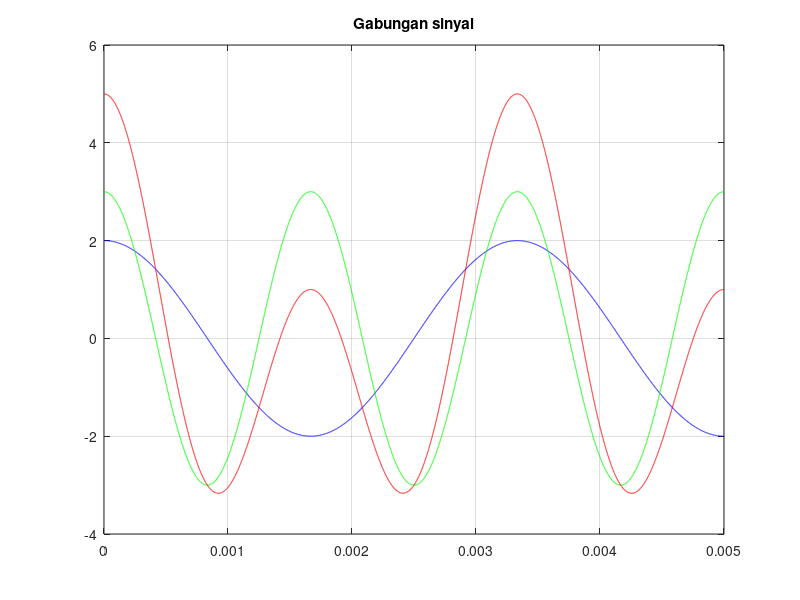
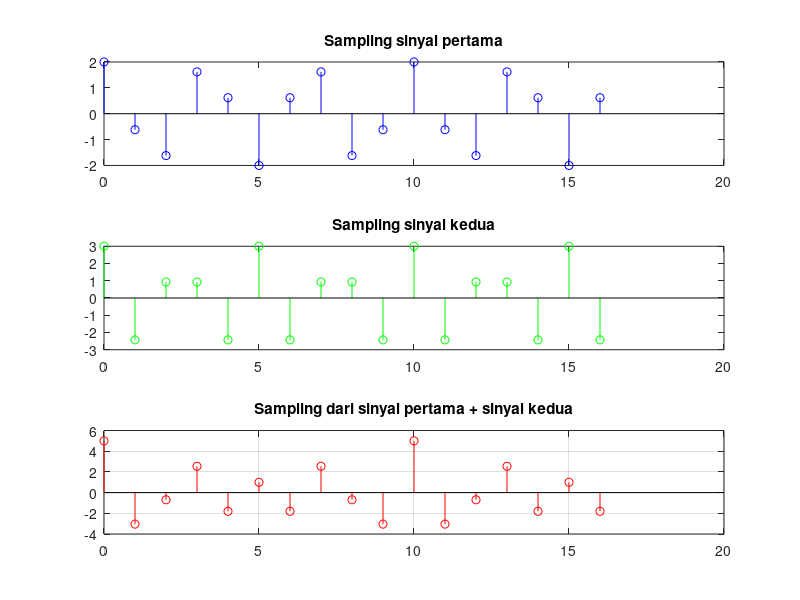
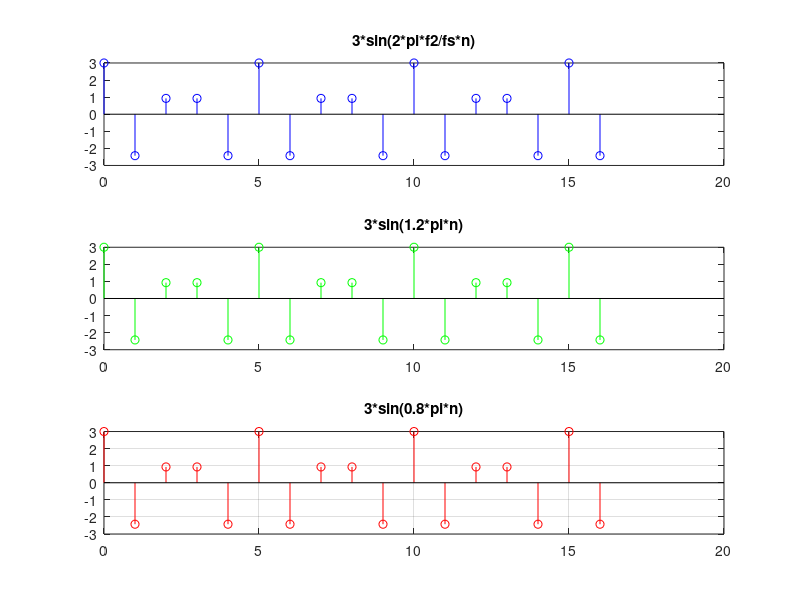
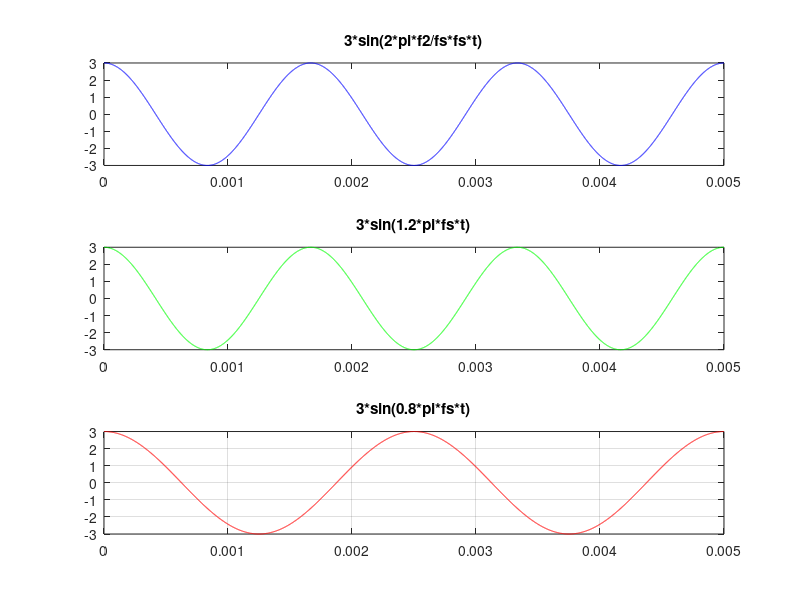

These figures' MATLAB source, in order:
clc, clearvars, close all

% Deklarasi parameter sinyal kontiniyu
f1 = 300;
f2 = 600;
T = 1/f2;

% sampling
fs = 1000; %contoh aliasing karena tidak memnuhi teorema nyquist

% waktu plot
c = 3; % rubah nilai c untuk melihat banyaknya gelombang pada sinyal kedua
a = 10; % rubah nilai a untuk melihat jumlah gelombang yang disampling
t = linspace(0,c*T,10000); % untuk sinyal kontinyu
n = 0:a*fs/f2;

% persamaan sinyal kontiniyu
yt1 = 2*cos(2*pi*f1*t);
yt2 = 3*cos(2*pi*f2*t);
y1 = yt1 + yt2;

% persamaan sinyal sampling
yn1 = 2*cos(2*pi*f1/fs*n);
yn2 = 3*cos(2*pi*f2/fs*n);
y2 = yn1 + yn2;

% Uji persamaan sinyal sampling kedua dengan persamaan yang berbeda
yn21 = 3*cos(1.2*pi*n);
yn22 = 3*cos(0.8*pi*n);

% Uji rekontruksi
yr2 = 3*cos(2*pi*f2/fs*fs*t);
yr21 = 3*cos(1.2*pi*fs*t);
yr22 = 3*cos(0.8*pi*fs*t);

% Gambar sinyal kontiniyu
% biru sinyal pertama, hijau sinyal kedua, merah sinyal gabungan satu dan
% dua
figure(1)
plot(t,yt1,"b")
hold on
plot(t,yt2,"g")
hold on
plot(t,y1,"r")
title("Gabungan sinyal")
grid on

% Gambar sinyal sampling
figure(2)
subplot(3,1,1)
stem(n,yn1,"b")
title("Sampling sinyal pertama")
subplot(3,1,2)
stem(n,yn2,"g")
title("Sampling sinyal kedua")
subplot(3,1,3)
stem(n,y2,"r")
title("Sampling dari sinyal pertama + sinyal kedua")
grid on

% gambar sinyal sampling yn2, yn21 dan yn22
figure(3)
subplot(3,1,1)
stem(n,yn2,"b")
title("3*sin(2*pi*f2/fs*n)")
subplot(3,1,2)
stem(n,yn21,"g")
title("3*sin(1.2*pi*n)")
subplot(3,1,3)
stem(n,yn22,"r")
title("3*sin(0.8*pi*n)")
grid on

% Gambar sinyal rekontruksi
figure(4)
subplot(3,1,1)
plot(t,yr2,"b")
title("3*sin(2*pi*f2/fs*fs*t)")
subplot(3,1,2)
plot(t,yr21,"g")
title("3*sin(1.2*pi*fs*t)")
subplot(3,1,3)
plot(t,yr22,"r")
title("3*sin(0.8*pi*fs*t)")
grid on

% Gambar sinyal rekontruksi
figure(5)
plot(t,yr2,"b")
hold on
plot(t,yr21,"g")
hold on
plot(t,yr22,"r")
title("Gabungan Gambar rekontruksi")
grid on